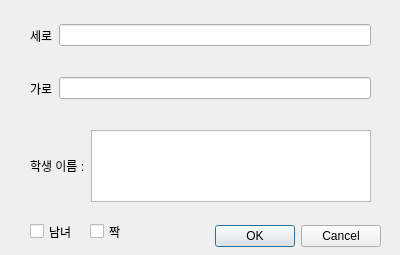
<?xml version="1.0" encoding="UTF-8"?>
<ui version="4.0">
 <class>Dialog</class>
 <widget class="QDialog" name="Dialog">
  <property name="geometry">
   <rect>
    <x>0</x>
    <y>0</y>
    <width>400</width>
    <height>255</height>
   </rect>
  </property>
  <property name="windowTitle">
   <string>Dialog</string>
  </property>
  <widget class="QDialogButtonBox" name="buttonBox">
   <property name="geometry">
    <rect>
     <x>200</x>
     <y>220</y>
     <width>181</width>
     <height>32</height>
    </rect>
   </property>
   <property name="orientation">
    <enum>Qt::Horizontal</enum>
   </property>
   <property name="standardButtons">
    <set>QDialogButtonBox::Cancel|QDialogButtonBox::Ok</set>
   </property>
  </widget>
  <widget class="QWidget" name="horizontalLayoutWidget_2">
   <property name="geometry">
    <rect>
     <x>30</x>
     <y>130</y>
     <width>341</width>
     <height>72</height>
    </rect>
   </property>
   <layout class="QHBoxLayout" name="horizontalLayout_2">
    <item>
     <widget class="QLabel" name="label_2">
      <property name="text">
       <string>학생 이름 :</string>
      </property>
     </widget>
    </item>
    <item>
     <widget class="QPlainTextEdit" name="plainTextEdit"/>
    </item>
   </layout>
  </widget>
  <widget class="QWidget" name="horizontalLayoutWidget">
   <property name="geometry">
    <rect>
     <x>30</x>
     <y>73</y>
     <width>341</width>
     <height>31</height>
    </rect>
   </property>
   <layout class="QHBoxLayout" name="horizontalLayout">
    <item>
     <widget class="QLabel" name="label">
      <property name="text">
       <string>가로</string>
      </property>
     </widget>
    </item>
    <item>
     <widget class="QLineEdit" name="lineEdit"/>
    </item>
   </layout>
  </widget>
  <widget class="QWidget" name="horizontalLayoutWidget_3">
   <property name="geometry">
    <rect>
     <x>30</x>
     <y>20</y>
     <width>341</width>
     <height>31</height>
    </rect>
   </property>
   <layout class="QHBoxLayout" name="horizontalLayout_3">
    <item>
     <widget class="QLabel" name="label_3">
      <property name="text">
       <string>세로</string>
      </property>
     </widget>
    </item>
    <item>
     <widget class="QLineEdit" name="lineEdit_2">
      <property name="text">
       <string/>
      </property>
     </widget>
    </item>
   </layout>
  </widget>
  <widget class="QCheckBox" name="checkBox">
   <property name="geometry">
    <rect>
     <x>90</x>
     <y>216</y>
     <width>41</width>
     <height>31</height>
    </rect>
   </property>
   <property name="text">
    <string>짝</string>
   </property>
  </widget>
  <widget class="QCheckBox" name="checkBox_2">
   <property name="geometry">
    <rect>
     <x>30</x>
     <y>220</y>
     <width>51</width>
     <height>23</height>
    </rect>
   </property>
   <property name="text">
    <string>남녀</string>
   </property>
  </widget>
 </widget>
 <resources/>
 <connections>
  <connection>
   <sender>buttonBox</sender>
   <signal>accepted()</signal>
   <receiver>Dialog</receiver>
   <slot>accept()</slot>
   <hints>
    <hint type="sourcelabel">
     <x>248</x>
     <y>254</y>
    </hint>
    <hint type="destinationlabel">
     <x>157</x>
     <y>274</y>
    </hint>
   </hints>
  </connection>
  <connection>
   <sender>buttonBox</sender>
   <signal>rejected()</signal>
   <receiver>Dialog</receiver>
   <slot>reject()</slot>
   <hints>
    <hint type="sourcelabel">
     <x>316</x>
     <y>260</y>
    </hint>
    <hint type="destinationlabel">
     <x>286</x>
     <y>274</y>
    </hint>
   </hints>
  </connection>
 </connections>
</ui>
